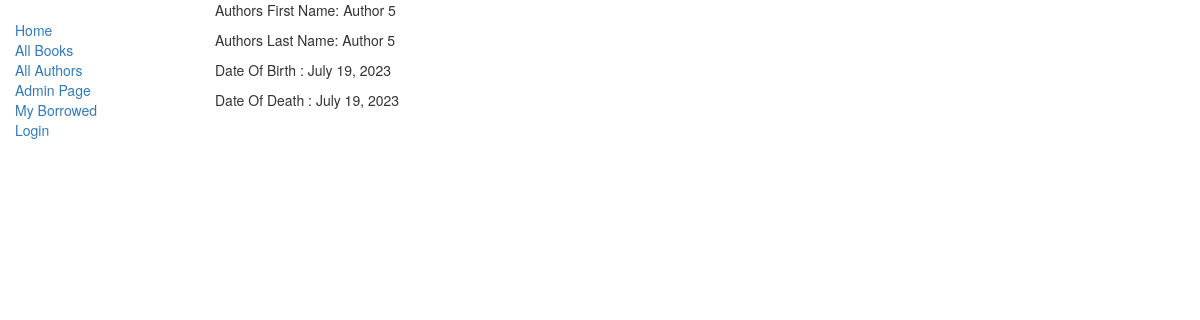
/catalog/author/6, run on an earlier commit of the app's database.
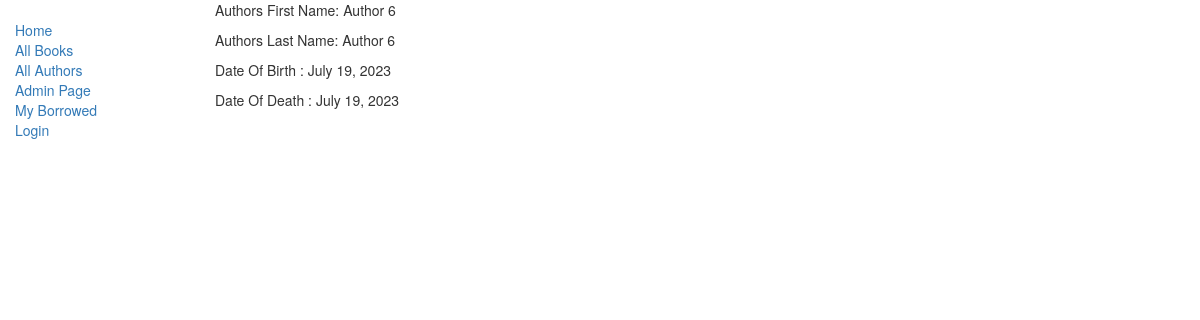
And on a later commit of the database.
### catalog/models.py (models this page shows, shortened)
class Author(models.Model):
    first_name = models.CharField(max_length=100)
    last_name = models.CharField(max_length=100)
    date_of_birth = models.DateField(null=True, blank=True)
    date_of_death = models.DateField('Died', null=True, blank=True)
    class Meta:
        ordering = ["last_name", "first_name"]

### catalog/views.py (the view)
# urls.py: path('author/<int:pk>', views.AuthorDetailView.as_view(), name='author_detail'),
class AuthorDetailView(generic.DetailView):
    model = models.Author
    template_name = 'catalog/author_detail.html'

### catalog/templates/catalog/author_detail.html
{% extends "catalog/base_generic.html" %}
{% block content %}
    <P> Authors First Name: {{ author.first_name }}</P>
    <P> Authors Last Name: {{ author.last_name }}</P>
    <p> Date Of Birth : {{author.date_of_birth }}</p>
    <p>Date Of Death : {{author.date_of_death}}</p>
{% endblock %}

What changed in the data, as far as the page shows it:
changed Author: first_name "Author 5" → "Author 6"; last_name "Author 5" → "Author 6"
